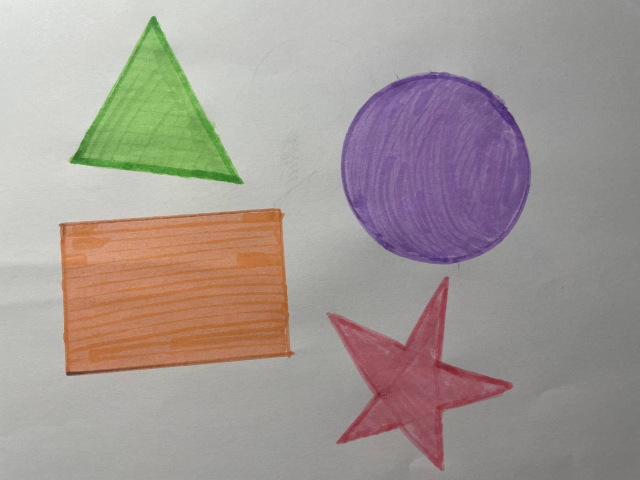
#> input picture image5.jpg, 1280 x 960 px, found by its file name (shown at 1/2 size)
$ python HW_lesoon5.py
#> lines starting #> are read from the running program, lines starting #| are printed output that depends on the picture; after the words box and inside, x2 and y2 are one past the last pixel; in counts of white or black regions, pixels touching at a corner belong together
import cv2
import numpy as np

import cv2
import numpy as np
img = cv2.imread('image/image5.jpg')
#> img is the input picture: shape (960, 1280, 3); mean B, G, R 147.8, 152.6, 162.6
img = cv2.resize(img, (640, 480))
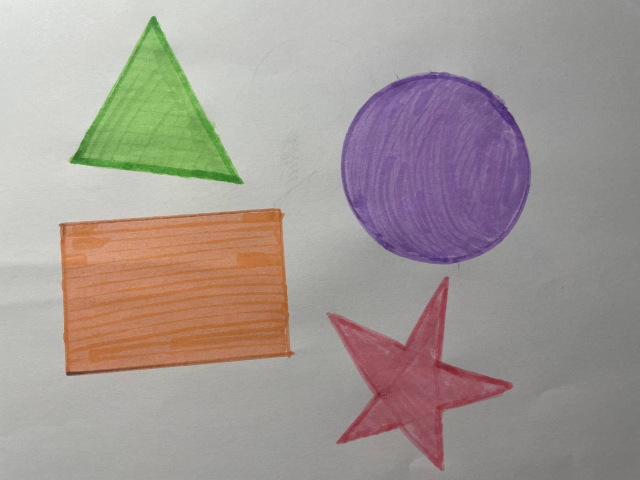
#> img: shape (480, 640, 3); mean B, G, R 148, 152.7, 162.7
img_copy = img.copy()

img = cv2.GaussianBlur(img, (7, 7), 2)
img = cv2.cvtColor(img, cv2.COLOR_BGR2HSV)
#> img: shape (480, 640, 3); mean H, S, V 45.4, 37.4, 167.5

lower = np.array([8, 40, 0])
upper = np.array([179, 255, 255])

mask = cv2.inRange(img, lower, upper)
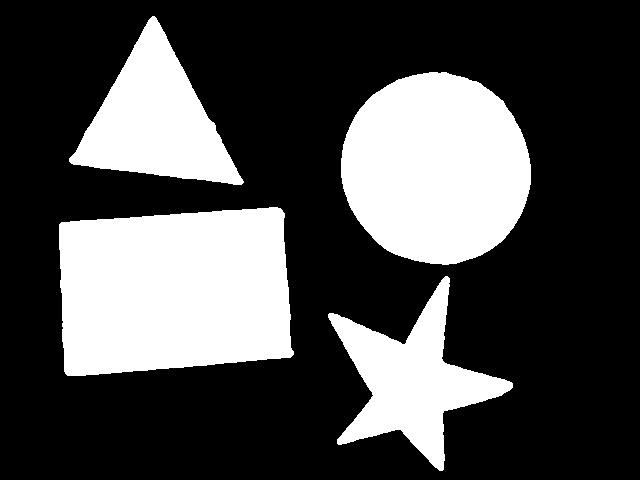
#> mask: shape (480, 640); 29.7% white; 4 white regions

img = cv2.bitwise_and(img, img, mask = mask)
#> img: shape (480, 640, 3); mean H, S, V 23.9, 33.5, 49.3

contours, _ = cv2.findContours(mask, cv2.RETR_EXTERNAL, cv2.CHAIN_APPROX_SIMPLE)
#> contours = 4 contours; box (x1, y1, x2, y2) and area: (59, 207, 294, 376) 34390, (341, 72, 531, 265) 28380, (69, 16, 244, 185) 14106, (328, 276, 513, 471) 13154
for cnt in contours:
    area = cv2.contourArea(cnt)
    if area > 200:
        x, y, w, h = cv2.boundingRect(cnt)
        perimeter = cv2.arcLength(cnt, True)
        M = cv2.moments(cnt)
        if M['m00'] != 0:
         cx = int(M['m10'] / M['m00'])
         cy = int(M['m01'] / M["m00"])

        aspect_ratio = round(w / h, 2)
        compactness = round((4 * np.pi * area) / (perimeter ** 2), 2)
        approx = cv2.approxPolyDP(cnt, 0.02 * perimeter, True)
        if len(approx) == 4:
         shape = "square"
        elif len (approx) == 3:
            shape = "triangle"
        elif len(approx) > 8:
            shape = "oval"
        elif len(approx) == 5:
            shape = "star"


        perimetr = cv2.arcLength(cnt, True)
        cv2.putText(img_copy, f'S:{area}, P:{perimetr}', (x, y + 150), cv2.FONT_HERSHEY_SIMPLEX, 0.6, (0, 0, 0), 1)
        # cv2.rectangle(img_copy, (x, y), (x + w, y + h), (0, 255, 0), 2)
        cv2.circle(img_copy, (cx, cy), 4, (0, 0, 255), -1)
        cv2.putText(img_copy, f'AR:{aspect_ratio}, C:{compactness}', (x, y + 170), cv2.FONT_HERSHEY_SIMPLEX, 0.6,  (0, 0, 0), 1)
        cv2.putText(img_copy, f'shape:{shape}', (x, y + 190), cv2.FONT_HERSHEY_SIMPLEX, 0.6, (0, 0, 0), 1)
#> this loop made 4 passes
#> (area, x, y, w, h, perimeter, cx, cy) on passes 2, 4: (34390, 59, 207, 235, 169, 773, 173, 290), (14106, 69, 16, 175, 169, 569.2, 155, 120)
#> (area, x, y, w, h, perimeter, cx, cy) on pass 1: (13153.5, 328, 276, 185, 195, 783.7, 411, 379)
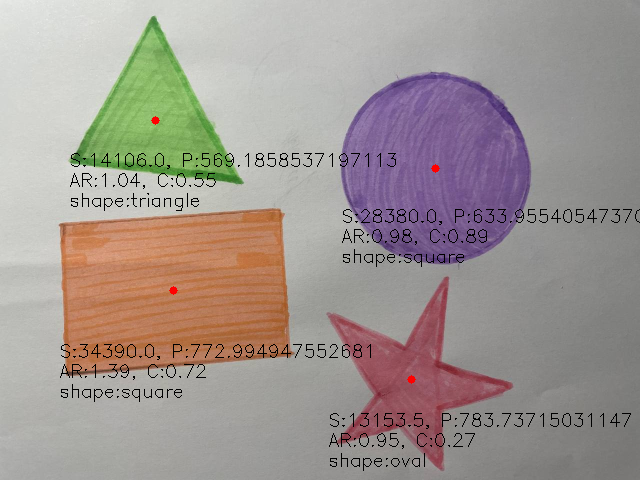
#> img_copy: shape (480, 640, 3); 1.73% of pixels changed, all inside (x1, y1, x2, y2) = (60, 116, 640, 471)

cv2.imwrite("result.jpg", img_copy)


cv2.imshow('img', img)
cv2.imshow("mask", img_copy)
cv2.waitKey(0)
cv2.destroyAllWindows()

$ run again, with image4.jpg copied over image5.jpg
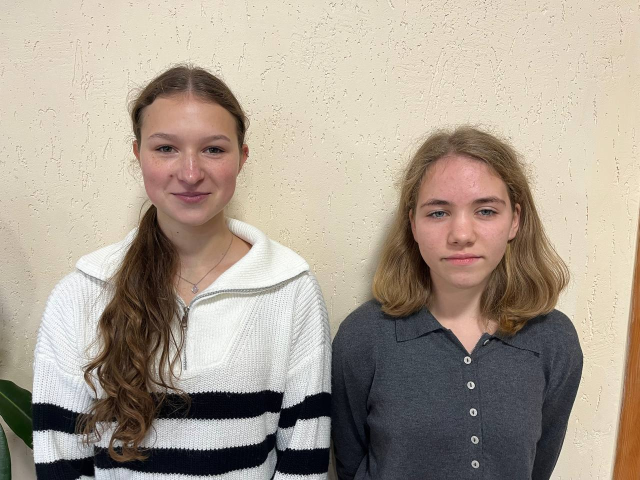
#> input picture image4.jpg, 1280 x 960 px, found by its file name (shown at 1/2 size)
#> img is the input picture: shape (960, 1280, 3); mean B, G, R 145.6, 158.8, 170.3
#> `mask = cv2.inRange(img, lower, upper)`:
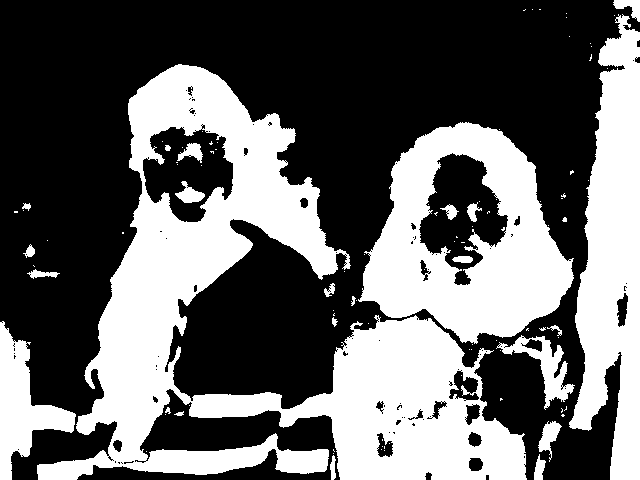
#> mask: shape (480, 640); 40.1% white; 99 white regions (75 under 20 px)
#> contours = 65 contours, 50 with area under 20; largest, box (x1, y1, x2, y2) and area: (37, 64, 527, 480) 74159, (358, 122, 574, 344) 31501, (569, 14, 640, 480) 20264, (0, 321, 76, 480) 4676, (496, 335, 575, 410) 1651
#> the loop `for cnt in contours:` made 65 passes
#> (area, x, y, w, h, perimeter, cx, cy) on passes 6, 21, 53, 60: (367, 538, 421, 24, 41, 136.4, 548, 435), (1651, 496, 335, 79, 75, 416.1, 543, 364), (74159, 37, 64, 490, 416, 3675.7, 264, 312), (20264.5, 569, 14, 71, 466, 1390.2, 613, 256)
#> after the loop `for cnt in contours:`:
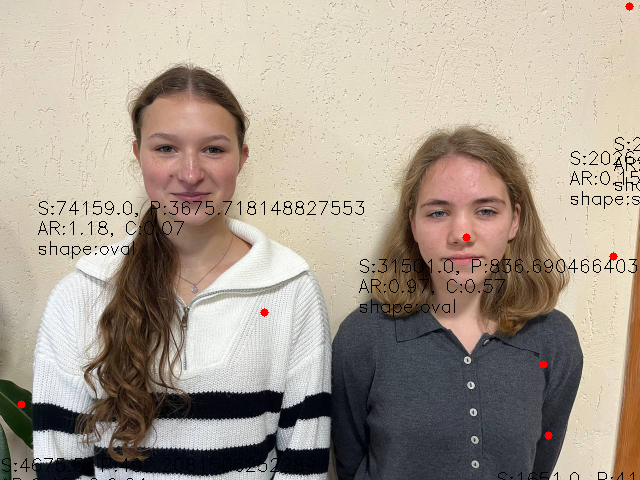
#> img_copy: shape (480, 640, 3); mean B, G, R 143.9, 156.9, 168.6
